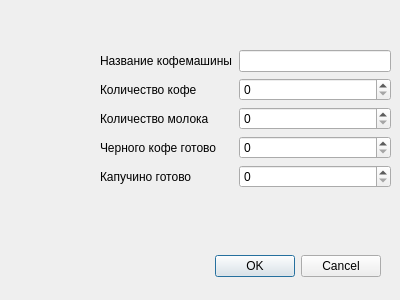
<?xml version="1.0" encoding="UTF-8"?>
<ui version="4.0">
 <class>AddCoffeeDialog</class>
 <widget class="QDialog" name="AddCoffeeDialog">
  <property name="geometry">
   <rect>
    <x>0</x>
    <y>0</y>
    <width>400</width>
    <height>300</height>
   </rect>
  </property>
  <property name="windowTitle">
   <string>Dialog</string>
  </property>
  <widget class="QDialogButtonBox" name="buttonBox">
   <property name="geometry">
    <rect>
     <x>200</x>
     <y>250</y>
     <width>181</width>
     <height>32</height>
    </rect>
   </property>
   <property name="orientation">
    <enum>Qt::Orientation::Horizontal</enum>
   </property>
   <property name="standardButtons">
    <set>QDialogButtonBox::StandardButton::Cancel|QDialogButtonBox::StandardButton::Ok</set>
   </property>
  </widget>
  <widget class="QWidget" name="formLayoutWidget">
   <property name="geometry">
    <rect>
     <x>100</x>
     <y>50</y>
     <width>291</width>
     <height>178</height>
    </rect>
   </property>
   <layout class="QFormLayout" name="formLayout">
    <item row="1" column="0">
     <widget class="QLabel" name="label">
      <property name="text">
       <string>Название кофемашины</string>
      </property>
     </widget>
    </item>
    <item row="1" column="1">
     <widget class="QLineEdit" name="lineEditName"/>
    </item>
    <item row="2" column="0">
     <widget class="QLabel" name="label_2">
      <property name="text">
       <string>Количество кофе</string>
      </property>
     </widget>
    </item>
    <item row="2" column="1">
     <widget class="QSpinBox" name="spinBoxCoffee"/>
    </item>
    <item row="3" column="1">
     <widget class="QSpinBox" name="spinBoxMilk"/>
    </item>
    <item row="4" column="0">
     <widget class="QLabel" name="label_4">
      <property name="text">
       <string>Черного кофе готово</string>
      </property>
     </widget>
    </item>
    <item row="4" column="1">
     <widget class="QSpinBox" name="spinBoxDarkDone"/>
    </item>
    <item row="5" column="0">
     <widget class="QLabel" name="label_5">
      <property name="text">
       <string>Капучино готово</string>
      </property>
     </widget>
    </item>
    <item row="5" column="1">
     <widget class="QSpinBox" name="spinBoxCapuDone"/>
    </item>
    <item row="3" column="0">
     <widget class="QLabel" name="label_3">
      <property name="text">
       <string>Количество молока</string>
      </property>
     </widget>
    </item>
   </layout>
  </widget>
 </widget>
 <resources/>
 <connections>
  <connection>
   <sender>buttonBox</sender>
   <signal>accepted()</signal>
   <receiver>AddCoffeeDialog</receiver>
   <slot>accept()</slot>
   <hints>
    <hint type="sourcelabel">
     <x>248</x>
     <y>254</y>
    </hint>
    <hint type="destinationlabel">
     <x>157</x>
     <y>274</y>
    </hint>
   </hints>
  </connection>
  <connection>
   <sender>buttonBox</sender>
   <signal>rejected()</signal>
   <receiver>AddCoffeeDialog</receiver>
   <slot>reject()</slot>
   <hints>
    <hint type="sourcelabel">
     <x>316</x>
     <y>260</y>
    </hint>
    <hint type="destinationlabel">
     <x>286</x>
     <y>274</y>
    </hint>
   </hints>
  </connection>
 </connections>
</ui>
